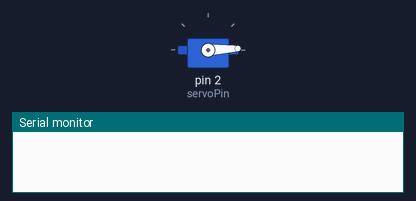
The sketch below on a simulated Arduino Uno, built with avr-gcc and run on an emulated ATmega328P. Shown: servo, the last lines printed to the serial monitor.

Above: at 0.05 s.
At 0.9 s:
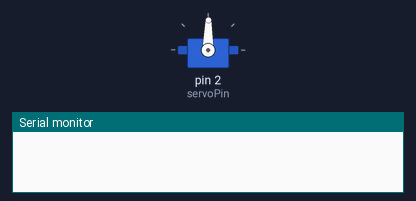
At 1.75 s:
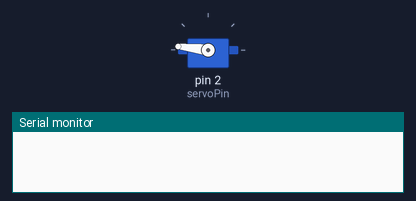
At 3.45 s:
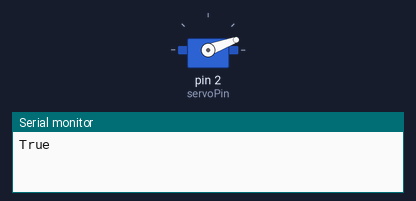
Timing chart, 0 to 8.4 s (numbered marks = the images above):
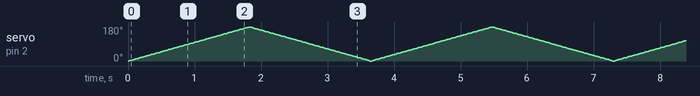

The sketch:

01-SimpleServo.ino
```cpp
#include <Servo.h>

static const int servoPin = 2;

Servo servo1;

void setup() {
    Serial.begin(115200);
    servo1.attach(servoPin);
}

void loop() {
    for(int posDegrees = 0; posDegrees <= 180; posDegrees++) {
        servo1.write(posDegrees);
        delay(10);
        if(posDegrees == 180){
          Serial.println("True");
        }
    }
    for(int posDegrees = 180; posDegrees >= 0; posDegrees--) {
        servo1.write(posDegrees);
        delay(10);
        if(posDegrees == 0){
          Serial.println("False");
        }
    }
}
```
